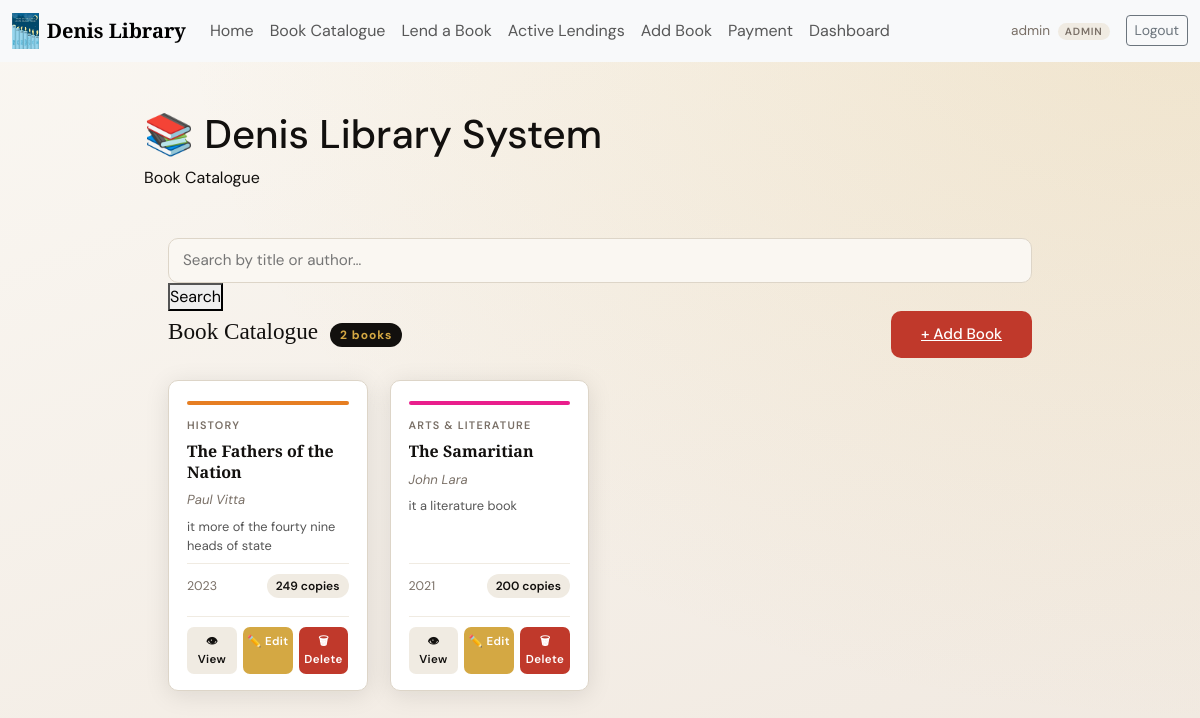
The page /BookCatalogue/ (signed in) on the database as committed earlier.
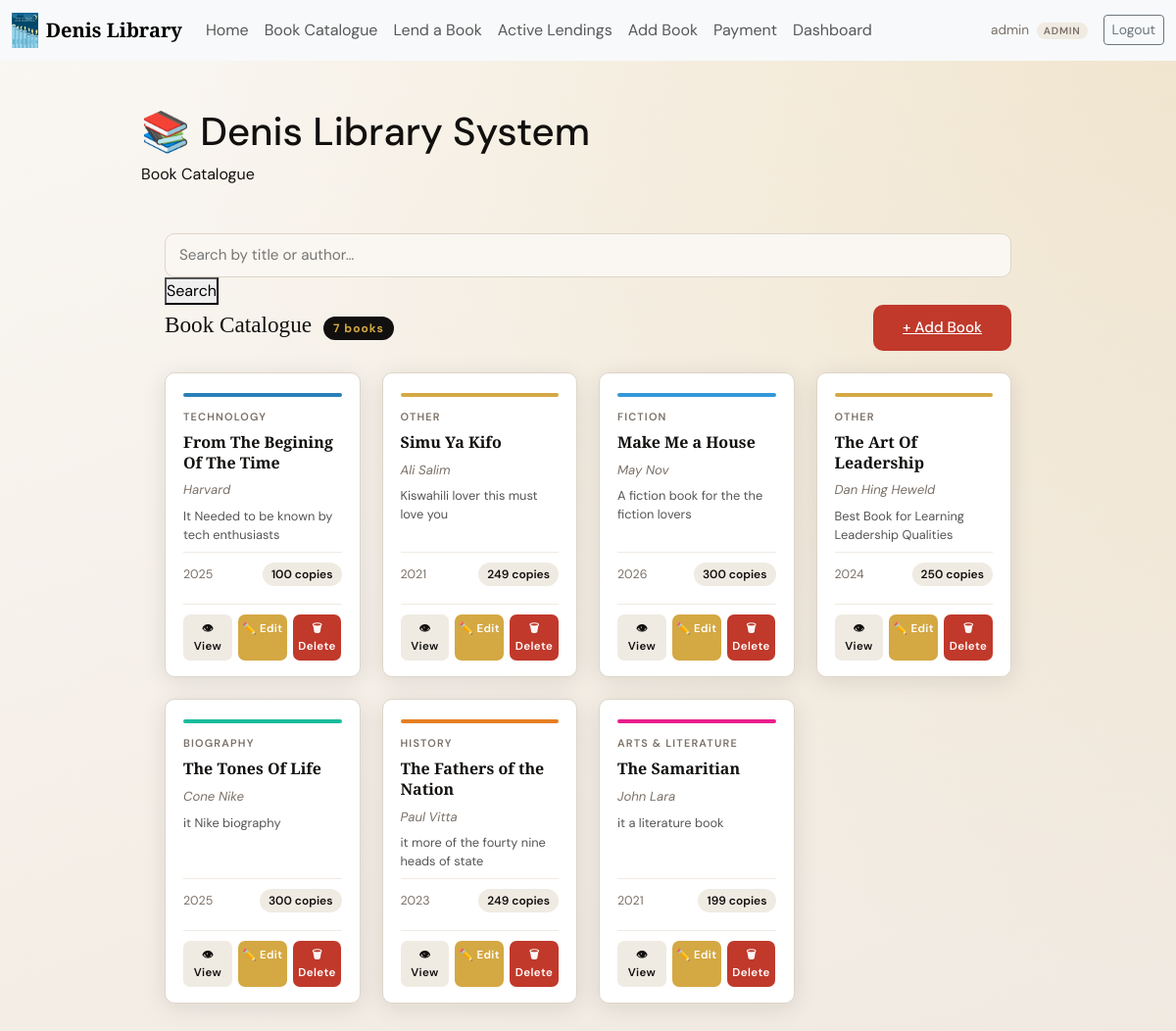
The same page on the database as committed later.
### borrowed_books/models.py (models this page shows, shortened)
class Book(models.Model):
    GENRE_CHOICES = [
        ('fiction', 'Fiction'),
        ('non_fiction', 'Non-Fiction'),
        ('science', 'Science'),
        ('history', 'History'),
        ('biography', 'Biography'),
        ('technology', 'Technology'),
        ('arts', 'Arts & Literature'),
        ('other', 'Other'),
    ]
    title = models.CharField(max_length=255)
    author = models.CharField(max_length=255)
    isbn = models.CharField(max_length=20, unique=True)
    genre = models.CharField(max_length=50, choices=GENRE_CHOICES, default='other')
    published_year = models.PositiveIntegerField()
    copies_available = models.PositiveIntegerField(default=1)
    description = models.TextField(blank=True)
    date_added = models.DateTimeField(auto_now_add=True)
    class Meta:
        ordering = ['-date_added']

### borrowed_books/views.py (the view)
# urls.py: path('BookCatalogue/',views.BookCatalogue,name='BookCatalogue'),
@login_required
def BookCatalogue(request):
    query = request.GET.get('q', '').strip()
    books = Book.objects.all()
    if query:
        books = books.filter(
            Q(title__icontains=query) | Q(author__icontains=query)
        )
    return render(request, 'BookCatalogue.html', {'books': books, 'query': query})

### borrowed_books/templates/BookCatalogue.html (shortened to what this page needs)
{% extends 'base.html' %}
{% load static %}
{% block content %}
<header>
  <h1>📚 Denis Library System</h1>
  <span>Book Catalogue</span>
</header>
<main>
<form method="GET" action="{% url 'BookCatalogue' %}">
  <input type="search" name="q" value="{{ query }}" placeholder="Search by title or author…" />
  <button type="submit">Search</button>
</form>
  <div class="section-header">
    <h2>Book Catalogue</h2>
    <span class="count">{{ books.count }} book{{ books.count|pluralize }}</span>
    <a href="{% url 'Addbook' %}" class="btn-primary" style="margin-left:auto">+ Add Book</a>
  </div>
  {% if books %}
  <div class="book-grid">
        {% for book in books %}
          <div class="book-card">
            <div class="card-spine genre-{{ book.genre }}"></div>
            <div class="card-genre">{{ book.get_genre_display }}</div>
            <div class="card-title">{{ book.title }}</div>
            <div class="card-author">{{ book.author }}</div>
            {% if book.description %}
              <div class="card-desc">{{ book.description }}</div>
            {% endif %}
            <div class="card-meta">
              <span class="card-year">{{ book.published_year }}</span>
              <span class="card-copies {% if book.copies_available <= 2 %}low{% endif %}">
                {{ book.copies_available }} cop{{ book.copies_available|pluralize:"y,ies" }}
              </span>
            </div>
            <div class="card-actions">
              <a href="{% url 'BookDetail' book.pk %}" class="btn-view">👁 View</a>
              <a href="{% url 'EditBook' book.pk %}" class="btn-edit">✏️ Edit</a>
              <a href="{% url 'DeleteBook' book.pk %}" class="btn-del">🗑 Delete</a>
            </div>
          </div>
        {% endfor %}
      </div>
  {% endif %}
</main>
{% endblock %}

Rows that differ between the two databases and show on the page:
added Book: genre "TECHNOLOGY", title "From The Begining Of The Time", author "Harvard", description "It Needed to be known by tech enthusiasts", published_year "2025", copies_available "100"
added Book: genre "OTHER", title "Simu Ya Kifo", author "Ali Salim", description "Kiswahili lover this must love you", published_year "2021", copies_available "249"
added Book: genre "FICTION", title "Make Me a House", author "May Nov", description "A fiction book for the the fiction lovers", published_year "2026", copies_available "300"
added Book: genre "OTHER", title "The Art Of Leadership", author "Dan Hing Heweld", description "Best Book for Learning Leadership Qualities", published_year "2024", copies_available "250"
added Book: genre "BIOGRAPHY", title "The Tones Of Life", author "Cone Nike", description "it Nike biography", published_year "2025", copies_available "300"
changed Book "The Samaritian": copies_available "200" → "199"
Other text that changed with them:
{{ books.count }}: "2" → "7"
